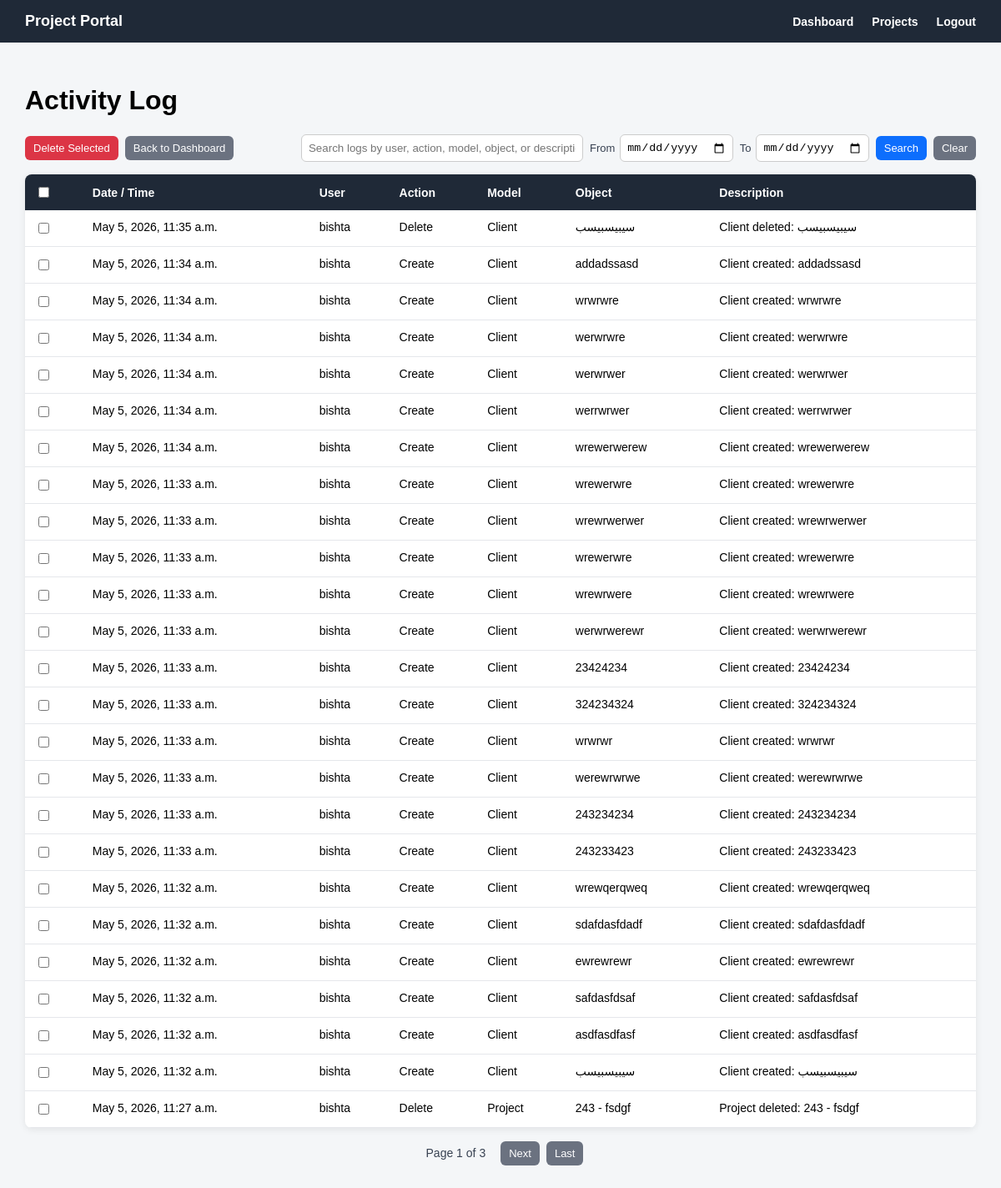
The page /accounts/activity-log/ (signed in) on the database its author committed.
### projects/models.py (models this page shows, shortened)
class ActivityLog(models.Model):
    class Action(models.TextChoices):
        CREATE = 'CREATE', 'Create'
        UPDATE = 'UPDATE', 'Update'
        DELETE = 'DELETE', 'Delete'
    user = models.ForeignKey(
        'accounts.User',
        on_delete=models.SET_NULL,
        null=True,
        blank=True,
        related_name='activity_logs'
    )
    action = models.CharField(
        max_length=20,
        choices=Action.choices
    )
    model_name = models.CharField(max_length=100)
    object_name = models.CharField(max_length=255)
    description = models.TextField(blank=True, null=True)
    created_at = models.DateTimeField(auto_now_add=True)
    class Meta:
        ordering = ['-created_at']

### accounts/models.py (models this page shows)
class User(AbstractUser):
    class Role(models.TextChoices):
        ADMIN = 'ADMIN', 'Admin'
        ENGINEER = 'ENGINEER', 'Engineer'
        CLIENT = 'CLIENT', 'Client'
    role = models.CharField(
        max_length=20,
        choices=Role.choices,
        default=Role.CLIENT
    )

### accounts/views.py (the view, shortened to what this page needs)
# urls.py: path('activity-log/', activity_log_view, name='activity_log'),
@login_required
def activity_log_view(request):
    if request.user.role != 'ADMIN':
        return redirect('accounts:dashboard')
    activity_logs = ActivityLog.objects.all()
    search_query = request.GET.get('q')
    from_date = request.GET.get('from_date')
    to_date = request.GET.get('to_date')
    if from_date:
        activity_logs = activity_logs.filter(created_at__date__gte=from_date)
    if to_date:
        activity_logs = activity_logs.filter(created_at__date__lte=to_date)
    paginator = Paginator(activity_logs, 25)
    page_number = request.GET.get('page')
    page_obj = paginator.get_page(page_number)
    return render(request, 'accounts/activity_log.html', {
        'activity_logs': page_obj,
        'page_obj': page_obj,
        'search_query': search_query,
        'from_date': from_date,
        'to_date': to_date,
    })

### templates/accounts/activity_log.html (shortened to what this page needs)
{% extends 'base.html' %}
{% block content %}
<div class="page-header">
    <h1>Activity Log</h1>
</div>
<div class="top-actions-row">
    <div class="left-actions">
        <button type="submit" form="activityLogDeleteForm" class="btn btn-danger">
            Delete Selected
        </button>
        <a href="{% url 'accounts:dashboard' %}" class="btn btn-secondary">
            Back to Dashboard
        </a>
    </div>
    <div class="search-box">
        <input type="text"
               id="activityLogSearchInput"
               value="{{ search_query|default:'' }}"
               placeholder="Search logs by user, action, model, object, or description"
               onkeydown="if(event.key === 'Enter'){ event.preventDefault(); searchActivityLogs(); }">
        <div class="date-filter">
            <label for="fromDateInput">From</label>
            <input type="date"
                   id="fromDateInput"
                   value="{{ from_date|default:'' }}">
        </div>
        <div class="date-filter">
            <label for="toDateInput">To</label>
            <input type="date"
                   id="toDateInput"
                   value="{{ to_date|default:'' }}">
        </div>
        <button type="button" class="btn btn-primary" onclick="searchActivityLogs()">
            Search
        </button>
        <a href="{% url 'accounts:activity_log' %}" class="btn btn-secondary">
            Clear
        </a>
    </div>
</div>
{% if activity_logs %}
    <table class="logs-table">
        <tr>
            <th>
                <input type="checkbox" onclick="toggleActivityLogCheckboxes(this)">
            </th>
            <th>Date / Time</th>
            <th>User</th>
            <th>Action</th>
            <th>Model</th>
            <th>Object</th>
            <th>Description</th>
        </tr>
        {% for log in activity_logs %}
            <tr>
                <td>
                    <input type="checkbox"
                           name="selected_logs"
                           value="{{ log.pk }}"
                           form="activityLogDeleteForm">
                </td>
                <td>{{ log.created_at }}</td>
                <td>
                    {% if log.user %}
                        {{ log.user.username }}
                    {% else %}
                        System
                    {% endif %}
                </td>
                <td>{{ log.get_action_display }}</td>
                <td>{{ log.model_name }}</td>
                <td>{{ log.object_name }}</td>
                <td>{{ log.description }}</td>
            </tr>
        {% endfor %}
    </table>
    {% if page_obj.has_other_pages %}
        <div class="pagination">
            <span>
                Page {{ page_obj.number }} of {{ page_obj.paginator.num_pages }}
            </span>
            {% if page_obj.has_next %}
                <a class="btn btn-secondary"
                   href="?page={{ page_obj.next_page_number }}{% if search_query %}&q={{ search_query }}{% endif %}{% if from_date %}&from_date={{ from_date }}{% endif %}{% if to_date %}&to_date={{ to_date }}{% endif %}">
                    Next
                </a>
                <a class="btn btn-secondary"
                   href="?page={{ page_obj.paginator.num_pages }}{% if search_query %}&q={{ search_query }}{% endif %}{% if from_date %}&from_date={{ from_date }}{% endif %}{% if to_date %}&to_date={{ to_date }}{% endif %}">
                    Last
                </a>
            {% endif %}
        </div>
    {% endif %}
{% else %}
    <div class="empty-message">
        <p>No activity logs found.</p>
    </div>
{% endif %}
{% endblock %}

### templates/base.html (style rules this page uses)
body { margin: 0; font-family: Arial, sans-serif; background: #f4f6f8; }

### templates/accounts/activity_log.html (style rules this page uses)
.page-header { margin-bottom: 20px; }
.top-actions-row { display: flex; justify-content: space-between; align-items: center; margin-bottom: 15px; gap: 15px; }
.left-actions { display: flex; gap: 8px; align-items: center; }
.search-box { display: flex; gap: 8px; align-items: center; flex-wrap: wrap; justify-content: flex-end; }
.search-box input[type="text"] { padding: 8px; width: 320px; border: 1px solid #ccc; border-radius: 6px; }
.search-box input[type="date"] { padding: 7px; border: 1px solid #ccc; border-radius: 6px; }
.date-filter { display: flex; gap: 6px; align-items: center; font-size: 13px; color: #374151; }
.logs-table { width: 100%; border-collapse: collapse; background: white; border-radius: 8px; overflow: hidden; box-shadow: 0 2px 8px rgba(0, 0, 0, 0.08); }
.logs-table th { background: #1f2937; color: white; text-align: left; padding: 12px; font-size: 14px; }
.logs-table td { padding: 12px; border-bottom: 1px solid #e5e7eb; vertical-align: top; font-size: 14px; }
.btn { display: inline-block; border: none; padding: 7px 10px; border-radius: 6px; cursor: pointer; text-decoration: none; font-size: 13px; }
.btn-primary { background: #0d6efd; color: white !important; }
.btn-danger { background: #dc3545; color: white !important; }
.btn-secondary { background: #6b7280; color: white !important; }
.pagination { margin-top: 15px; display: flex; justify-content: center; align-items: center; gap: 8px; flex-wrap: wrap; }
.pagination span { font-size: 14px; color: #374151; padding: 7px 10px; }

### rows shown on the page
ActivityLog: created_at "May 5, 2026, 11:35 a.m.", user.username "bishta", action "Delete", model_name "Client", object_name "سيبيسبيسب", description "Client deleted: سيبيسبيسب"
ActivityLog: created_at "May 5, 2026, 11:34 a.m.", user.username "bishta", action "Create", model_name "Client", object_name "addadssasd", description "Client created: addadssasd"
ActivityLog: created_at "May 5, 2026, 11:34 a.m.", user.username "bishta", action "Create", model_name "Client", object_name "wrwrwre", description "Client created: wrwrwre"
ActivityLog: created_at "May 5, 2026, 11:34 a.m.", user.username "bishta", action "Create", model_name "Client", object_name "werwrwre", description "Client created: werwrwre"
ActivityLog: created_at "May 5, 2026, 11:34 a.m.", user.username "bishta", action "Create", model_name "Client", object_name "werwrwer", description "Client created: werwrwer"
ActivityLog: created_at "May 5, 2026, 11:34 a.m.", user.username "bishta", action "Create", model_name "Client", object_name "werrwrwer", description "Client created: werrwrwer"
ActivityLog: created_at "May 5, 2026, 11:34 a.m.", user.username "bishta", action "Create", model_name "Client", object_name "wrewerwerew", description "Client created: wrewerwerew"
ActivityLog: created_at "May 5, 2026, 11:33 a.m.", user.username "bishta", action "Create", model_name "Client", object_name "wrewerwre", description "Client created: wrewerwre"
ActivityLog: created_at "May 5, 2026, 11:33 a.m.", user.username "bishta", action "Create", model_name "Client", object_name "wrewrwerwer", description "Client created: wrewrwerwer"
ActivityLog: created_at "May 5, 2026, 11:33 a.m.", user.username "bishta", action "Create", model_name "Client", object_name "wrewerwre", description "Client created: wrewerwre"
ActivityLog: created_at "May 5, 2026, 11:33 a.m.", user.username "bishta", action "Create", model_name "Client", object_name "wrewrwere", description "Client created: wrewrwere"
ActivityLog: created_at "May 5, 2026, 11:33 a.m.", user.username "bishta", action "Create", model_name "Client", object_name "werwrwerewr", description "Client created: werwrwerewr"
ActivityLog: created_at "May 5, 2026, 11:33 a.m.", user.username "bishta", action "Create", model_name "Client", object_name "23424234", description "Client created: 23424234"
ActivityLog: created_at "May 5, 2026, 11:33 a.m.", user.username "bishta", action "Create", model_name "Client", object_name "324234324", description "Client created: 324234324"
ActivityLog: created_at "May 5, 2026, 11:33 a.m.", user.username "bishta", action "Create", model_name "Client", object_name "wrwrwr", description "Client created: wrwrwr"
ActivityLog: created_at "May 5, 2026, 11:33 a.m.", user.username "bishta", action "Create", model_name "Client", object_name "werewrwrwe", description "Client created: werewrwrwe"
ActivityLog: created_at "May 5, 2026, 11:33 a.m.", user.username "bishta", action "Create", model_name "Client", object_name "243234234", description "Client created: 243234234"
ActivityLog: created_at "May 5, 2026, 11:33 a.m.", user.username "bishta", action "Create", model_name "Client", object_name "243233423", description "Client created: 243233423"
ActivityLog: created_at "May 5, 2026, 11:32 a.m.", user.username "bishta", action "Create", model_name "Client", object_name "wrewqerqweq", description "Client created: wrewqerqweq"
ActivityLog: created_at "May 5, 2026, 11:32 a.m.", user.username "bishta", action "Create", model_name "Client", object_name "sdafdasfdadf", description "Client created: sdafdasfdadf"
ActivityLog: created_at "May 5, 2026, 11:32 a.m.", user.username "bishta", action "Create", model_name "Client", object_name "ewrewrewr", description "Client created: ewrewrewr"
ActivityLog: created_at "May 5, 2026, 11:32 a.m.", user.username "bishta", action "Create", model_name "Client", object_name "safdasfdsaf", description "Client created: safdasfdsaf"
ActivityLog: created_at "May 5, 2026, 11:32 a.m.", user.username "bishta", action "Create", model_name "Client", object_name "asdfasdfasf", description "Client created: asdfasdfasf"
ActivityLog: created_at "May 5, 2026, 11:32 a.m.", user.username "bishta", action "Create", model_name "Client", object_name "سيبيسبيسب", description "Client created: سيبيسبيسب"
ActivityLog: created_at "May 5, 2026, 11:27 a.m.", user.username "bishta", action "Delete", model_name "Project", object_name "243 - fsdgf", description "Project deleted: 243 - fsdgf"

### other values the page prints
{{ page_obj.number }} "1"
{{ page_obj.paginator.num_pages }} "3"
